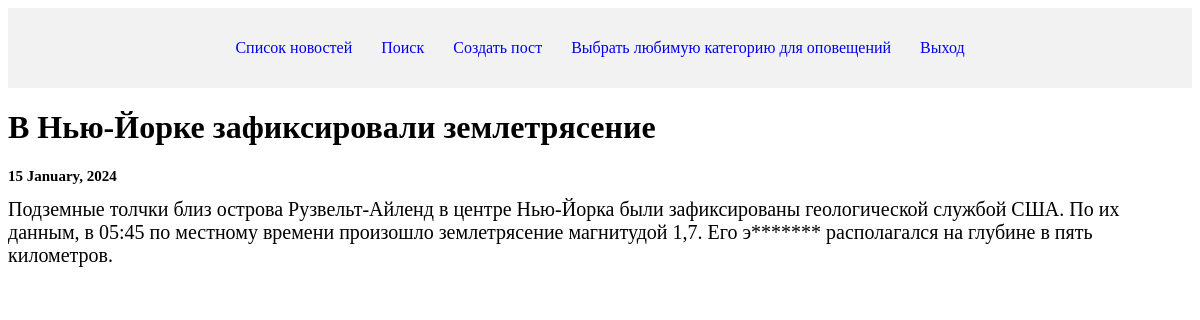
Page /news/1 on the earlier database version.
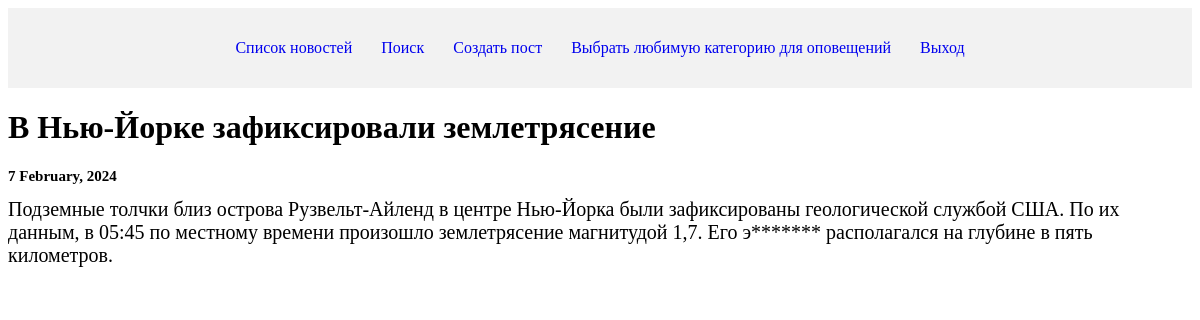
Same page on the later database version.
### news/models.py (models this page shows, shortened)
class Post(models.Model):
    news = 'NW'  # значение такого вида будет записано в БД
    articles = 'AR'  # значение такого вида будет записано в БД
    POST_TYPES = [
        (news, "Новость"),
        (articles, "Статья")
    ]  # значения, которые будут переданы на пользовательский интерфейс
    author = models.ForeignKey(Author, on_delete=models.CASCADE)
    post_type = models.CharField(max_length=2, choices=POST_TYPES, default=news)
    date_of_creation = models.DateTimeField(auto_now_add=True)
    category = models.ManyToManyField(Category, through="PostCategory")
    title = models.CharField(max_length=255)
    text = models.TextField()
    rating = models.IntegerField(default=0)

### news/views.py (the view)
# urls.py: path('<int:pk>', NewsListDetail.as_view()),
class NewsListDetail(DetailView):
    model = Post
    template_name = 'news/news_list_id.html'  # шаблон для отображения списка новостей
    context_object_name = 'news_list_id'

### news/templatetags/custom_filters.py (called while the page is built)
@register.filter()
def censor(word):
    news = ''
    for i in word.split():
        if i in censorship_list:
            news += i[0] + '*' * (len(i) - 1) + ' '
        else:
            news += i + ' '
    return news

### templates/news/news_list_id.html (shortened to what this page needs)
{% extends "default.html" %}
{% load custom_filters %}
{% block content %}
    <h1 >{{ news_list_id.title|censor }}</h1>
    <h1 style="font-size: 15px;">{{ news_list_id.date_of_creation|date:"j F, Y" }}</h1>
    <h1 style="font-size: 20px;"><span style="font-weight: normal;">{{ news_list_id.text|censor }}</span></h1>
{% endblock %}

Differences in the rows shown:
changed Post "В Нью-Йорке зафиксировали землетрясение": date_of_creation "15 January, 2024" → "7 February, 2024"
